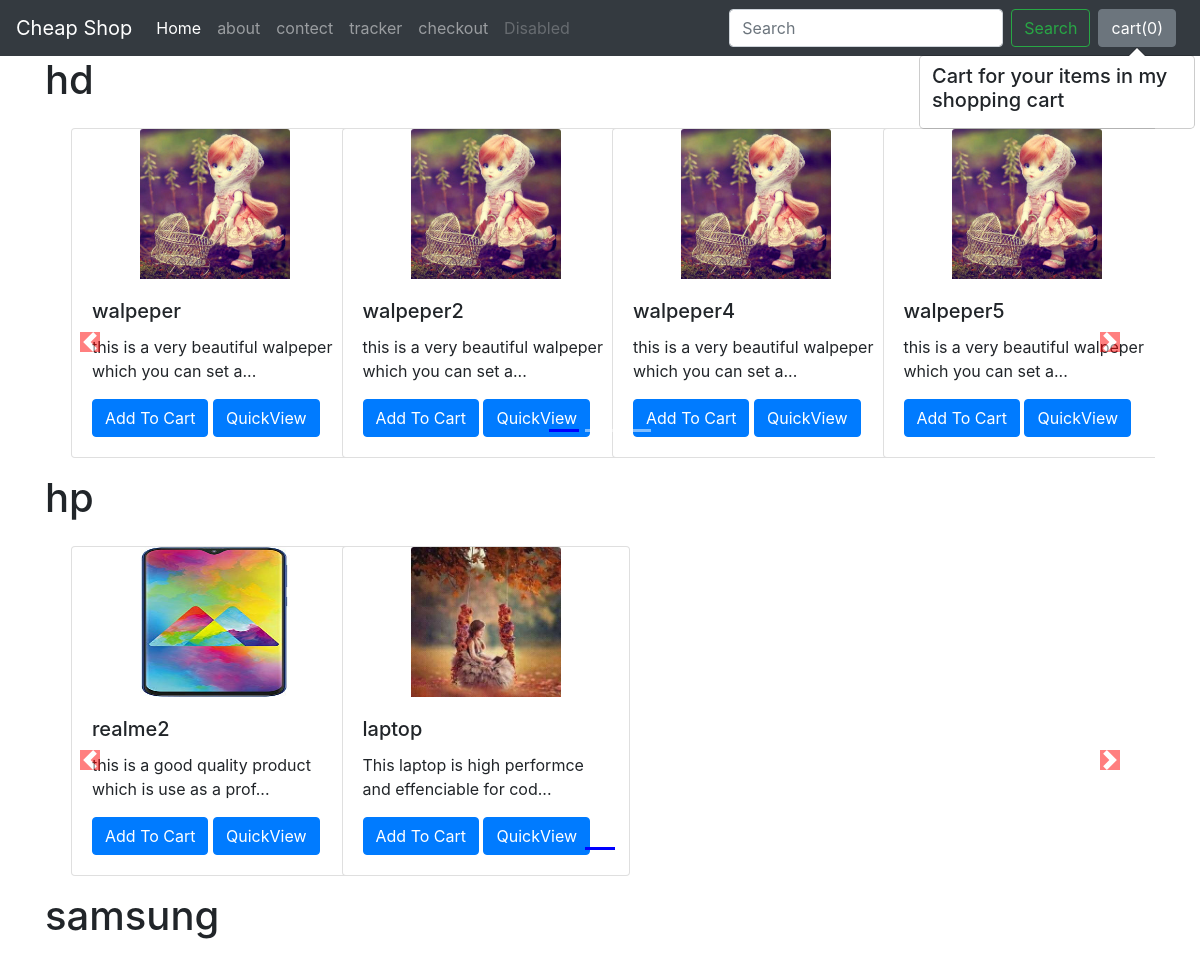
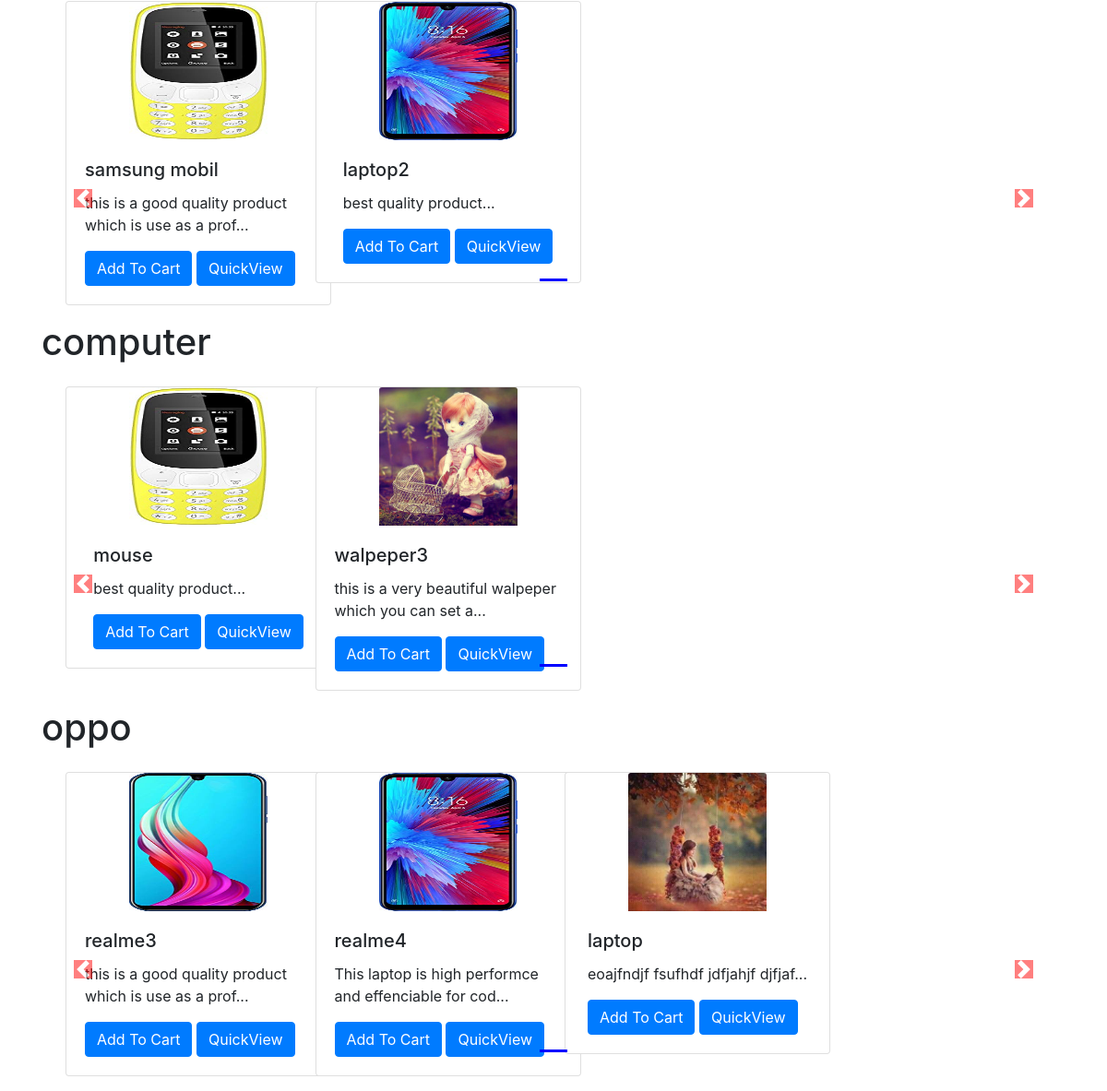
The app's page /shop/ with its own data (2 pictures, top to bottom).
### shop/models.py (models this page shows, shortened)
class Product(models.Model):
    product_id= models.AutoField
    product_name=models.CharField(max_length=30)
    category=models.CharField(max_length=50,default="")
    subcategory=models.CharField(max_length=50, default="")
    desc=models.CharField(max_length=100)
    price=models.IntegerField(default=0)
    pub_date = models.DateField()
    product_image=models.ImageField(upload_to='shop/images',default="")

### shop/views.py (the view)
# urls.py: path("",views.index,name="ShopHome"),
def index(request):
    allprods=[]
    prodcats=Product.objects.values('category','id')
    cats={item['category'] for item in prodcats}
    for cat in cats:
        prod=Product.objects.filter(category=cat)
        n = len(prod)
        nSlides=(n//4+ceil((n/4)-n//4))
        allprods.append([prod,range(1,nSlides),nSlides])
    params={'allprods':allprods}
    return render(request, 'shop/index.html',params)

### shop/templates/shop/index.html (shortened to what this page needs)
{% extends 'shop/basic.html' %}
{% block body %}
{% load static %}
<div class="container">
    {%for product,range,nSlides in allprods%}
    <h1>{{product.0.category}}</h1>
    <div class="row">
<div id="demo{{forloop.counter}}" class="col carousel slide my-3" data-ride="carousel">
    <ul class="carousel-indicators">
      <li data-target="#demo{{forloop.counter}}" data-slide-to="0" class="active"></li>
       {% for i in range %}
      <li data-target="#demo{{forloop.parentloop.counter}}" data-slide-to="{{i}}" ></li>
      {% endfor %}
    </ul>
    <div class="container carousel-inner no-padding">
                <div class="carousel-item active">
                    {% for i in product %}
                    <div class="col-xs-3 col-sm-3 col-md-3">
                        <div class="card align-items-center" style="width: 18rem;">
                            <img src='/media/{{i.product_image}}' class="card-img-top" alt="...">
                            <div class="card-body">
                                <h5 class="card-title" id="namepr{{i.id}}">{{i.product_name}}</h5>
                                <p class="card-text">{{i.desc|slice:"0:53"}}...</p>
                                <span id="divpr{{i.id}}" class="divpr">
                                    <button id="pr{{i.id}}" class="btn btn-primary cart">Add To Cart</button>
                                </span>
                                <a href="/shop/product/{{i.id}}"><button id="qv{{i.id}}" class="btn btn-primary cart">QuickView</button></a>
                            </div>
                        </div>
                    </div>
        {% if forloop.counter|divisibleby:4 and forloop.counter > 0 and not forloop.last %}
      </div><div class="carousel-item" >
        {% endif %}
        {% endfor %}
    </div>
</div>
</div>
    <a class="carousel-control-prev" href="#demo{{forloop.counter}}" data-slide="prev" >
        <span class="carousel-control-prev-icon" ></span>
    </a>
    <a class="carousel-control-next" href="#demo{{forloop.counter}}" data-slide="next">
        <span class="carousel-control-next-icon"></span>
    </a>
        </div>
{%endfor%}
</div>
    {% endblock %}

### shop/templates/shop/basic.html (shortened to what this page needs)
<html lang="en">
  <head>
   <!doctype html>
<html lang="en">
  <head>
    <link rel="stylesheet" href="https://stackpath.bootstrapcdn.com/bootstrap/4.3.1/css/bootstrap.min.css">
  </head>
  <body>
{% load static %}
    <nav class="navbar navbar-expand-lg navbar-dark bg-dark">
  <a class="navbar-brand" href="/shop">Cheap Shop</a>
  <div class="collapse navbar-collapse" id="navbarSupportedContent">
    <ul class="navbar-nav mr-auto">
      <li class="nav-item active">
        <a class="nav-link" href="/shop">Home <span class="sr-only">(current)</span></a>
      </li>
      <li class="nav-item">
        <a class="nav-link" href="about">about</a>
      </li>
      <li class="nav-item">
        <a class="nav-link" href="contect">contect</a>
      </li>
      <li class="nav-item">
        <a class="nav-link" href="tracker">tracker</a>
      </li>
      <li class="nav-item">
        <a class="nav-link" href="checkout">checkout</a>
      </li>
       <li class="nav-item">
        <a class="nav-link disabled" href="#" tabindex="-1" aria-disabled="true">Disabled</a>
      </li>
    </ul>
    <form class="form-inline my-2 my-lg-0">
      <input class="form-control mr-sm-2" type="search" placeholder="Search" aria-label="Search">
      <button class="btn btn-outline-success my-2 my-sm-0" type="submit">Search</button>
      <button type="button" class="btn btn-secondary mx-2" id="popcart" data-container="body" data-toggle="popover" data-placement="bottom" data-html='true' data-content="Vivamus sagittis lacus vel augue laoreet rutrum faucibus.">cart(<span id="cart">0</span>)
</button>
    </form>
  </div>
</nav>
{%block body%}{%endblock%}
  </body>
</html>

### records on screen
Product: category "hd", product_image (picture), product_name "walpeper", desc "this is a very beautiful walpeper which you can set a"
Product: product_image (picture), product_name "walpeper2", desc "this is a very beautiful walpeper which you can set a"
Product: product_image (picture), product_name "walpeper4", desc "this is a very beautiful walpeper which you can set a"
Product: product_image (picture), product_name "walpeper5", desc "this is a very beautiful walpeper which you can set a"
Product: category "hp", product_image (picture), product_name "realme2", desc "this is a good quality product which is use as a prof"
Product: product_image (picture), product_name "laptop", desc "This laptop is high performce and effenciable for cod"
Product: category "samsung", product_image (picture), product_name "samsung mobil", desc "this is a good quality product which is use as a prof"
Product: product_image (picture), product_name "laptop2", desc "best quality product"
Product: category "computer", product_image (picture), product_name "mouse", desc "best quality product"
Product: product_image (picture), product_name "walpeper3", desc "this is a very beautiful walpeper which you can set a"
Product: category "oppo", product_image (picture), product_name "realme3", desc "this is a good quality product which is use as a prof"
Product: product_image (picture), product_name "realme4", desc "This laptop is high performce and effenciable for cod"
Product: product_image (picture), product_name "laptop", desc "eoajfndjf fsufhdf jdfjahjf djfjaf"
